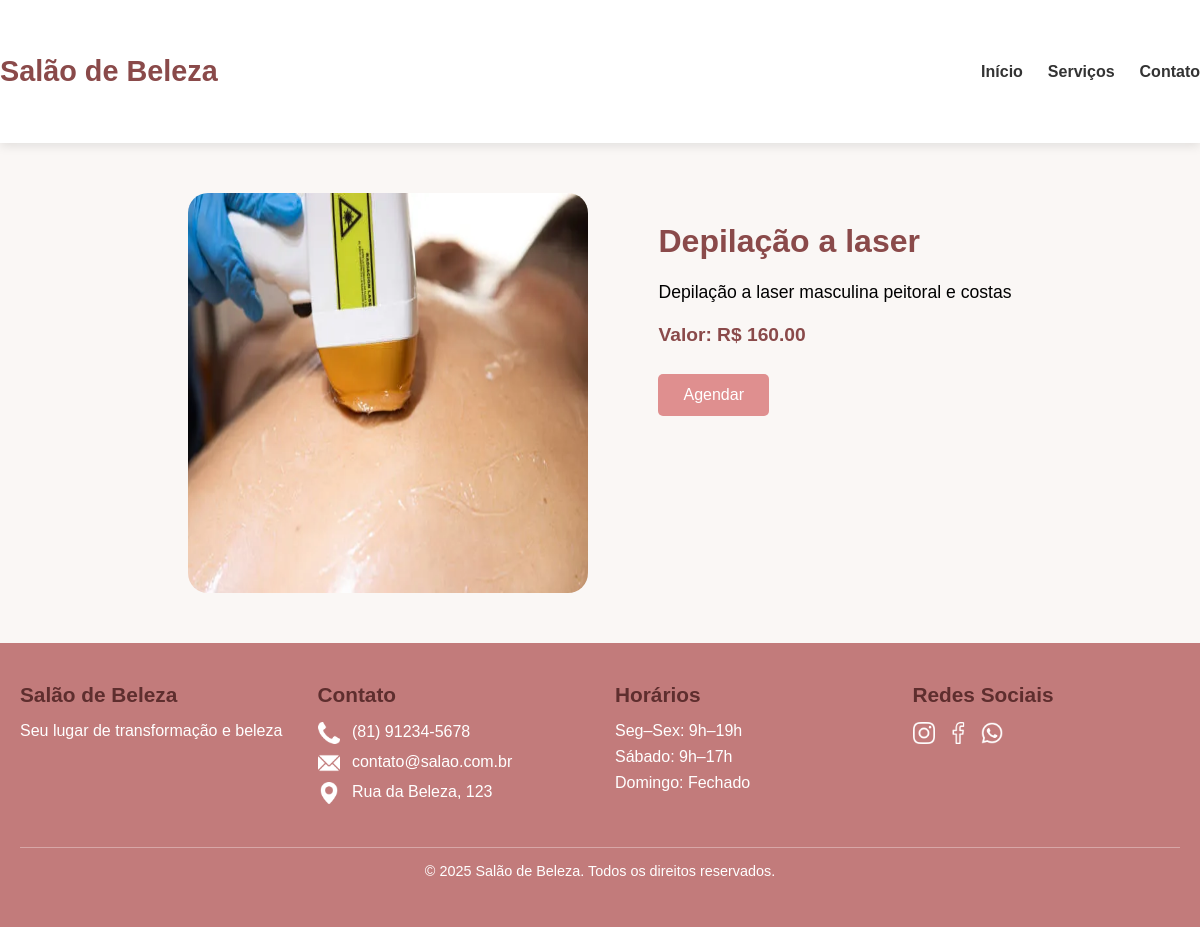
Before: /produto/1/ with the older database file.
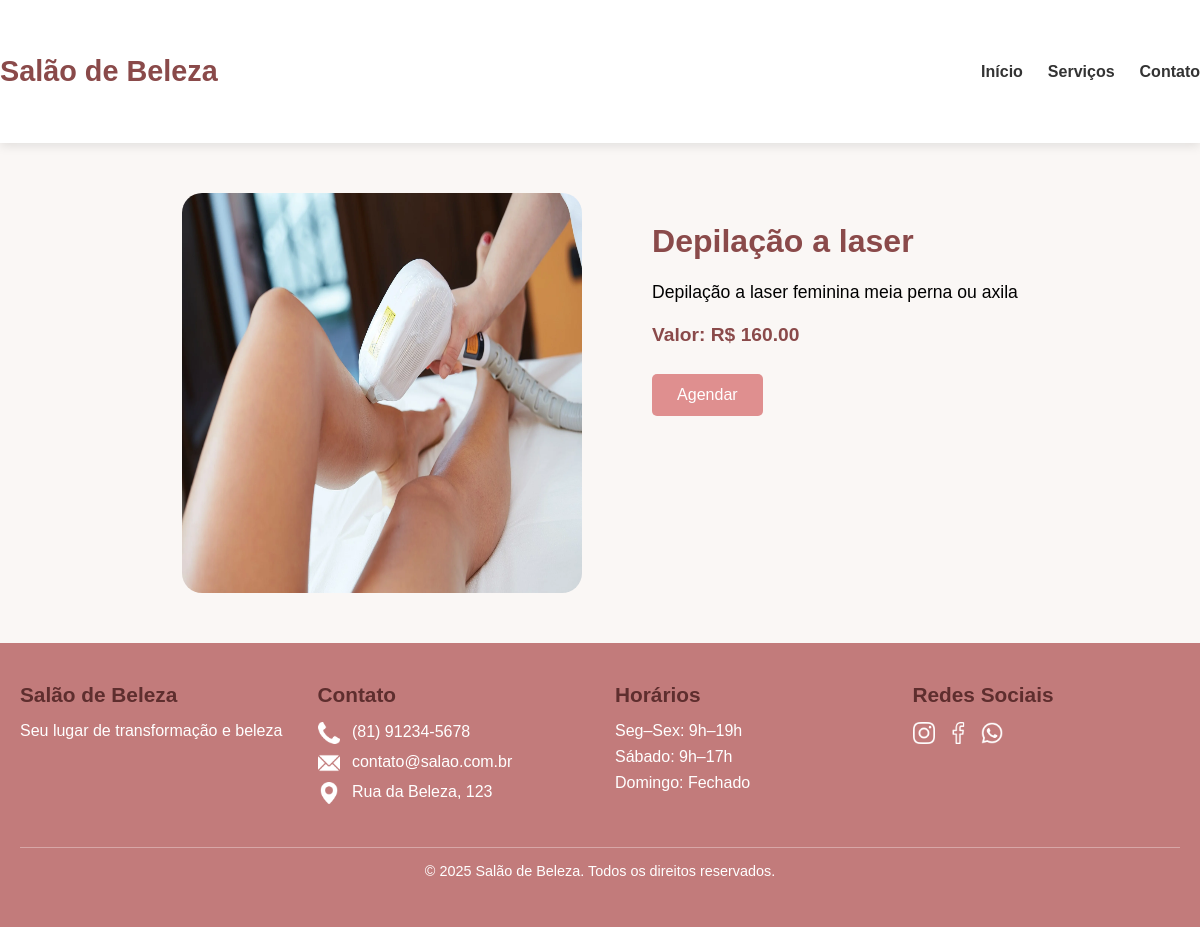
After: the same page with the newer database file.
### core/models.py (models this page shows, shortened)
class Produto(models.Model):
    nome = models.CharField(max_length=100)
    descricao = models.TextField()
    imagem = models.ImageField(upload_to='produtos/')
    preco = models.DecimalField(max_digits=8, decimal_places=2, null=True, blank=True)

### core/views.py (the view)
# urls.py: path('produto/<int:id>/', views.produto, name="produto"),
def produto(request, id):
    produto = get_object_or_404(Produto, id=id)
    return render(request, "produto.html", {"produto": produto})

### core/templates/produto.html (shortened to what this page needs)
{% load static %}
<!DOCTYPE html>
<html lang="en">
  <head>
    <link rel="stylesheet" href="{% static 'core/produto.css' %}">
  </head>
  <body>
    <header class="header">
        <div class="container">
            <div class="logo">
                <h1>Salão de Beleza</h1>
            </div>
            <nav class="nav">
                <ul>
                    <li><a href="{% url 'home' %}#home">Início</a></li>
                    <li><a href="{% url 'home' %}#servicos">Serviços</a></li>
                    <li><a href="#contato">Contato</a></li>
                </ul>
            </nav>
        </div>
    </header>
    <div class="produto-container">
        <div class="produto-imagem">
            <img src="{{ produto.imagem.url }}" alt="{{ produto.nome }}">
        </div>
        <div class="produto-info">
            <h1>{{ produto.nome }}</h1>
            <p class="produto-descricao">{{ produto.descricao }}</p>
            <p class="produto-valor">Valor: R$ {{ produto.preco }}</p>
            <a href="{% url 'agendar' produto.id %}">Agendar</a>
        </div>
    </div>
    <footer class="footer" id="contato">
        <div class="footer-grid">
            <div>
                <h4>Salão de Beleza</h4>
                <p>Seu lugar de transformação e beleza</p>
            </div>
            <div>
                <h4>Contato</h4>
                <p>
                    <img src="{% static 'img/telefone.png' %}" class="icon-img" alt="Telefone">
                    (81) 91234-5678
                </p>
                <p>
                    <img src="{% static 'img/email.png' %}" class="icon-img" alt="E-mail">
                    contato@salao.com.br
                </p>
                <p>
                    <img src="{% static 'img/localizacao.png' %}" class="icon-img" alt="Endereço">
                    Rua da Beleza, 123
                </p>
            </div>
            <div>
                <h4>Horários</h4>
                <p>Seg–Sex: 9h–19h</p>
                <p>Sábado: 9h–17h</p>
                <p>Domingo: Fechado</p>
            </div>
            <div>
                <h4>Redes Sociais</h4>
                <a href="#" class="social-icon">
                    <img src="{% static 'img/instagram.png' %}" class="icon-img" alt="Instagram">
                </a>
                <a href="#" class="social-icon">
                    <img src="{% static 'img/facebook.png' %}" class="icon-img" alt="Facebook">
                </a>
                <a href="#" class="social-icon">
                    <img src="{% static 'img/whatsapp.png' %}" class="icon-img" alt="WhatsApp">
                </a>
            </div>
        </div>
        <p class="footer-bottom">
            &copy; 2025 Salão de Beleza. Todos os direitos reservados.
        </p>
    </footer>
  </body>
</html>

Changed rows visible on the page:
changed Produto "Depilação a laser": imagem: a different picture; descricao "Depilação a laser masculina peitoral e costas" → "Depilação a laser feminina meia perna ou axila"
